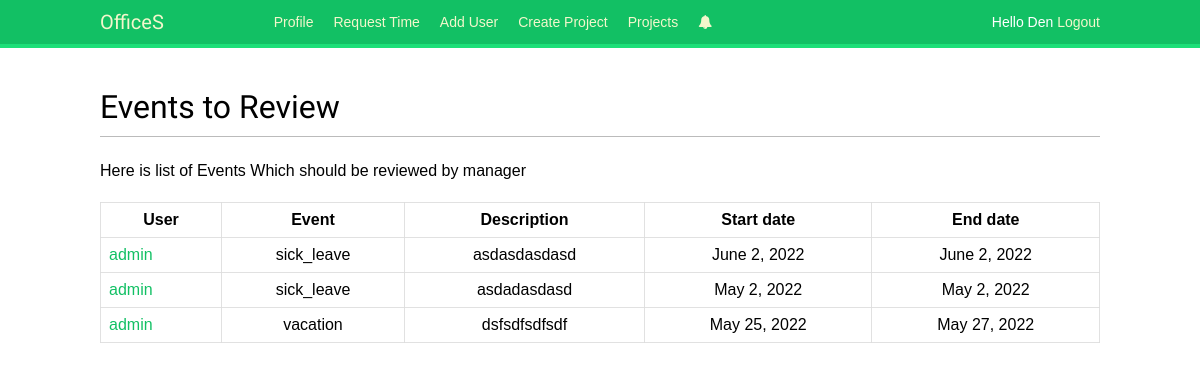
The app's page /events_to_review/ (signed in), older data.
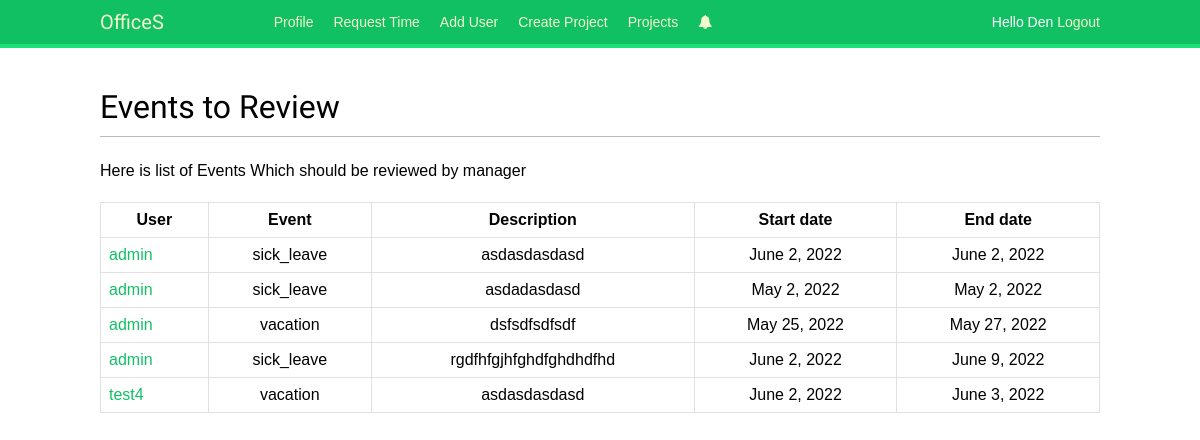
The same page, newer data.
### offices/models.py (models this page shows)
class Event(models.Model):
    STATUS = (
       ('rejected', ('Rejected')),
       ('accepted', ('Accepted')),
       ('in_review', ('Created')),
   )
    TYPE = (
       ('vacation', ('Vacation')),
       ('sick_leave', ('Sick leave')),
   )
    type = models.CharField(max_length=32, choices=TYPE)
    description = models.TextField()
    start_date = models.DateField(blank=True,null=True)
    end_date = models.DateField(blank=True,null=True)
    user_fk = models.ForeignKey(settings.AUTH_USER_MODEL, on_delete=models.CASCADE, default=None, related_name='%(class)s_user')
    status = models.CharField(max_length=32,default='In_review', choices=STATUS)

### offices/views.py (the view, shortened to what this page needs)
# urls.py: path('events_to_review/', views.in_review_requests, name='events_to_review'),
@login_required(login_url='../../')
def in_review_requests(request):
    user = request.user
    print(user.id)
    if user.is_superuser:
        test = Event.objects.filter(status = 'in_review')
        print(test)
        return render(request,
              'offices/events_to_review.html', locals()
             )

### offices/templates/offices/events_to_review.html (shortened to what this page needs)
{% extends 'base.html' %}
{% block content %}
<h1>Events to Review</h1>
<p>Here is list of Events Which should be reviewed by manager</p>
<div id="main" class="events-list">
    <table>
        <thead>
          <tr>
               <th>User</th>
               <th>Event</th>
               <th>Description</th>
               <th>Start date </th>
               <th>End date</th>
          </tr>
        </thead>
        <tbody>
            {% for event in test %}
             <tr>
               <td id="users">
              <a href="../event/{{ event.id }}">{{ event.user_fk }}</a></a></td>
              <td>{{ event.type }}</td>
              <td>{{ event.description }}</td>
              <td>{{ event.start_date }}</td>
              <td>{{ event.end_date }}</td>
             </tr>
            {% endfor %}
          </tbody>
      </table>
</div>
{% endblock  %}

### offices/templates/base.html (shortened to what this page needs)
{% load static %}
<!DOCTYPE html>
<html>
<head>
    <link href="{% static "css/base.css" %}" rel="stylesheet">
    <link rel="stylesheet" href="https://cdnjs.cloudflare.com/ajax/libs/font-awesome/4.7.0/css/font-awesome.min.css">
</head>
<body>
    <div id="header">
        <span class="logo"><a href="{% url 'dashboard' %}">OfficeS</a></span>
        {% if request.user.is_authenticated %}
        <ul class="menu">
            <li>
                <a href="../../profile/{{ request.user.id }}">Profile</a>
            </li>
            <li>
                <a href="{% url 'create_event' %}">Request Time</a>
            </li>
            {% if request.user.is_superuser %}
                <li>
                <a href="{% url 'create_user' %}">Add User</a>
            </li>
            <li>
                <a href="{% url 'create_project' %}">Create Project</a>
            </li>
            <li>
                <a href="{% url 'projects' %}">Projects</a>
            </li>
            <li>
                <a href="../../events_to_review/"> <i class="fa fa-bell"></i></a>
                </li>
            {% endif %}
        </ul>
        {% endif %}
        <span class="user">
            {% if request.user.is_authenticated %}
            Hello {{ request.user.first_name }}
            <a href="{% url 'logout' %}">Logout</a>
            {% else %}
            <a href="{% url 'login' %}">Log-In</a>
            {% endif %}
        </span>
    </div>
    <div id="content">
        {% block content %}
        {% endblock %}
    </div>
</body>
</html>

### offices/static/css/base.css (style rules this page uses)
body { margin:0; padding:0; font-family:helvetica, sans-serif; }
p { line-height: 1.8; }
a { color:#12c064; text-decoration:none; }
h1, h2, h3, h4, h5 , h6 { font-family: 'Muli', sans-serif; font-weight:normal; }
h1 { border-bottom:1px solid #bbb; padding:0 0 10px 0; margin:10px 0 20px 0; }
#header { padding:10px 100px; font-size:14px; background:#12c064; color:#fff; border-bottom:4px solid #1cdf78; overflow:auto; }
#header .logo { font-family: 'Muli', sans-serif; float:left; color:#f3f7cc; font-size:20px; margin-right:10%; }
#header ul.menu { list-style:none; float:left; margin:0; padding:0; }
#header ul.menu li { float:left; padding:4px 10px; }
#header a { color:#f3f7cc; }
#header .user { float:right; padding-top:4px; }
#content { padding:30px 100px; }
table { font-family: arial, sans-serif; border-collapse: collapse; width: 100%; }
td, th { border: 1px solid #dddd; text-align: center; padding: 8px; }
tr:nth-child(even) { background-color: #ffffff; }
#users { text-align: left; }

Row changes from the older to the newer data that the page shows:
added Event: user_fk "admin", type "sick_leave", description "rgdfhfgjhfghdfghdhdfhd", start_date "June 2, 2022", end_date "June 9, 2022"
added Event: user_fk "test4", type "vacation", description "asdasdasdasd", start_date "June 2, 2022", end_date "June 3, 2022"
